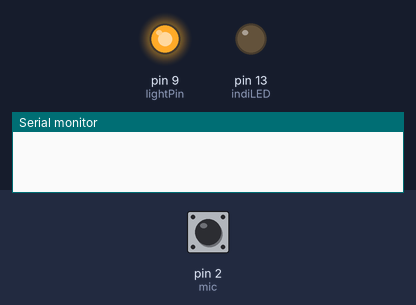
This sketch was run on a simulated Arduino Uno, built with avr-gcc and run on an emulated ATmega328P. On the bench: output pins drawn as LEDs (lit = HIGH), the last lines printed to the serial monitor. Inputs (shaded band) come from the test bench; at power-on: pin 2 (mic) HIGH.

Above: at 1.2 s.
1.3 s: pin 2 (mic) driven LOW
At 1.8 s:
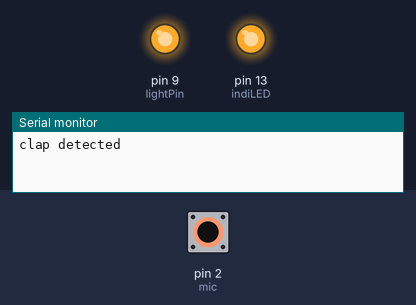
3.5 s: pin 2 (mic) pulsed HIGH 5 times (0.12 s each, 0.3 s apart)
At 6.3 s:
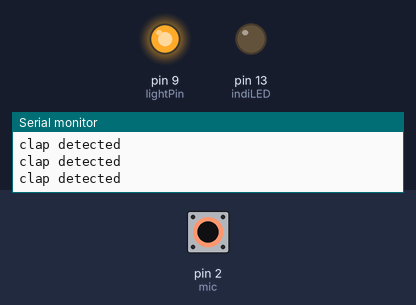
6.5 s: pin 2 (mic) pulsed HIGH 2 times (0.12 s each, 0.3 s apart)
At 8.2 s:
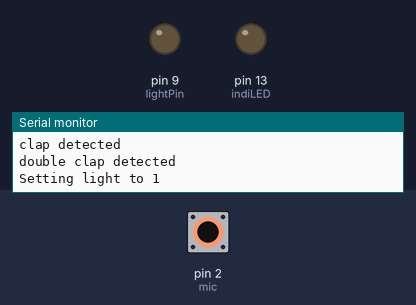
Timing chart, 0 to 9.7 s (numbered marks = the images above; inputs shaded):
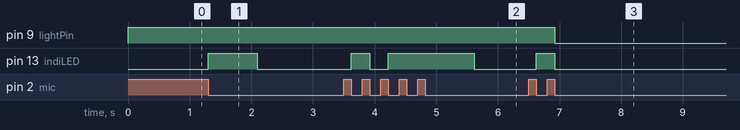

The sketch:

ClapSw.ino
```cpp
int mic = 2;       // microphone module
int indiLED = 13; // indication pin
int lightPin = 9;  // relay (lights control)
bool lightState = true;
bool ignoreInt = false;
bool ClapDetected = false;
uint32_t ClapDetetedTime [3] {};

void setup() {
  Serial.begin(115200);
  pinMode(indiLED, OUTPUT);
  pinMode(lightPin, OUTPUT);
  digitalWrite(lightPin, lightState);
  attachInterrupt(digitalPinToInterrupt(mic), ISR_ClapDetected, FALLING);
}

void loop() {
delay(2);

if(millis() - ClapDetetedTime[2] >= 800)
{
  digitalWrite(indiLED, LOW);
}

if(millis() - ClapDetetedTime[2] < 800 && millis() - ClapDetetedTime[1] < 800 && ClapDetected && ClapDetetedTime[1] - ClapDetetedTime[0]>=800)
  {
    Serial.println("double clap detected");
    digitalWrite(indiLED, LOW);
    Serial.print("Setting light to ");
    Serial.println(String(!lightState));
    digitalWrite(lightPin, lightState);
    lightState=!lightState;
    ClapDetected = false;
  }
}

void ISR_ClapDetected()
{
  if(millis() - ClapDetetedTime[2] > 200){ // debounce

  for (int i = 0; i != 2; i++) {
  ClapDetetedTime[i] = ClapDetetedTime[i + 1];
  }

  ClapDetetedTime[2] = millis();
  ClapDetected = true;
  Serial.println("clap detected");
  digitalWrite(indiLED, HIGH);
  }
}
```

Measured:
- after the input at 1.3 s, pin 13 (indiLED): LOW → HIGH at once, → LOW 0.80 s later
- after the input at 3.5 s, pin 13 (indiLED): LOW → HIGH after 0.12 s, → LOW 0.30 s later, → HIGH 0.30 s later, → LOW 1.4 s later
- after the input at 6.5 s, pin 9 (lightPin): HIGH → LOW after 0.42 s; pin 13 (indiLED): LOW → HIGH after 0.12 s, → LOW 0.30 s later
